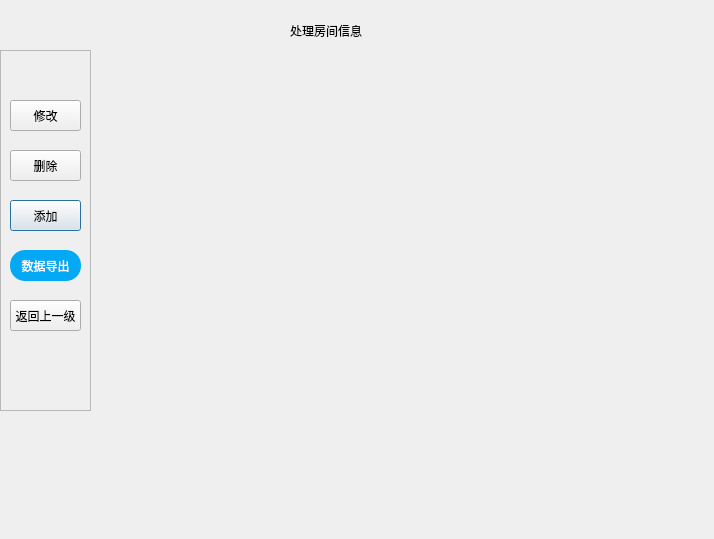
<?xml version="1.0" encoding="UTF-8"?>
<ui version="4.0">
 <class>ChangeRoomData</class>
 <widget class="QDialog" name="ChangeRoomData">
  <property name="geometry">
   <rect>
    <x>0</x>
    <y>0</y>
    <width>714</width>
    <height>539</height>
   </rect>
  </property>
  <property name="windowTitle">
   <string>处理房间信息</string>
  </property>
  <property name="styleSheet">
   <string notr="true">background:url(:/new/prefix1/bg.jpg);</string>
  </property>
  <widget class="QLabel" name="title">
   <property name="geometry">
    <rect>
     <x>290</x>
     <y>10</y>
     <width>161</width>
     <height>41</height>
    </rect>
   </property>
   <property name="styleSheet">
    <string notr="true">background-image:url();
font: 9pt &quot;楷体&quot;;
font: 18pt &quot;AcadEref&quot;;</string>
   </property>
   <property name="text">
    <string>处理房间信息</string>
   </property>
  </widget>
  <widget class="QFrame" name="frame">
   <property name="geometry">
    <rect>
     <x>0</x>
     <y>50</y>
     <width>91</width>
     <height>361</height>
    </rect>
   </property>
   <property name="styleSheet">
    <string notr="true">background-image:url();</string>
   </property>
   <property name="frameShape">
    <enum>QFrame::StyledPanel</enum>
   </property>
   <property name="frameShadow">
    <enum>QFrame::Raised</enum>
   </property>
   <widget class="QPushButton" name="addRoom">
    <property name="geometry">
     <rect>
      <x>10</x>
      <y>150</y>
      <width>71</width>
      <height>31</height>
     </rect>
    </property>
    <property name="styleSheet">
     <string notr="true">QPushButton{
background:#03a9f4;
color:#fff;
border-radius:15px;
};
</string>
    </property>
    <property name="text">
     <string>添加</string>
    </property>
   </widget>
   <widget class="QPushButton" name="back">
    <property name="geometry">
     <rect>
      <x>10</x>
      <y>250</y>
      <width>71</width>
      <height>31</height>
     </rect>
    </property>
    <property name="styleSheet">
     <string notr="true">QPushButton{
background:#03a9f4;
color:#fff;
border-radius:15px;
};
</string>
    </property>
    <property name="text">
     <string>返回上一级</string>
    </property>
   </widget>
   <widget class="QPushButton" name="remove">
    <property name="geometry">
     <rect>
      <x>10</x>
      <y>100</y>
      <width>71</width>
      <height>31</height>
     </rect>
    </property>
    <property name="styleSheet">
     <string notr="true">QPushButton{
background:#03a9f4;
color:#fff;
border-radius:15px;
};
</string>
    </property>
    <property name="text">
     <string>删除</string>
    </property>
   </widget>
   <widget class="QPushButton" name="change">
    <property name="geometry">
     <rect>
      <x>10</x>
      <y>50</y>
      <width>71</width>
      <height>31</height>
     </rect>
    </property>
    <property name="styleSheet">
     <string notr="true">QPushButton{
background:#03a9f4;
color:#fff;
border-radius:15px;
};
</string>
    </property>
    <property name="text">
     <string>修改</string>
    </property>
   </widget>
   <widget class="QPushButton" name="dataOutput">
    <property name="geometry">
     <rect>
      <x>10</x>
      <y>200</y>
      <width>71</width>
      <height>31</height>
     </rect>
    </property>
    <property name="styleSheet">
     <string notr="true">QPushButton{
background:#03a9f4;
color:#fff;
border-radius:15px;
}</string>
    </property>
    <property name="text">
     <string>数据导出</string>
    </property>
   </widget>
  </widget>
 </widget>
 <resources/>
 <connections/>
</ui>
